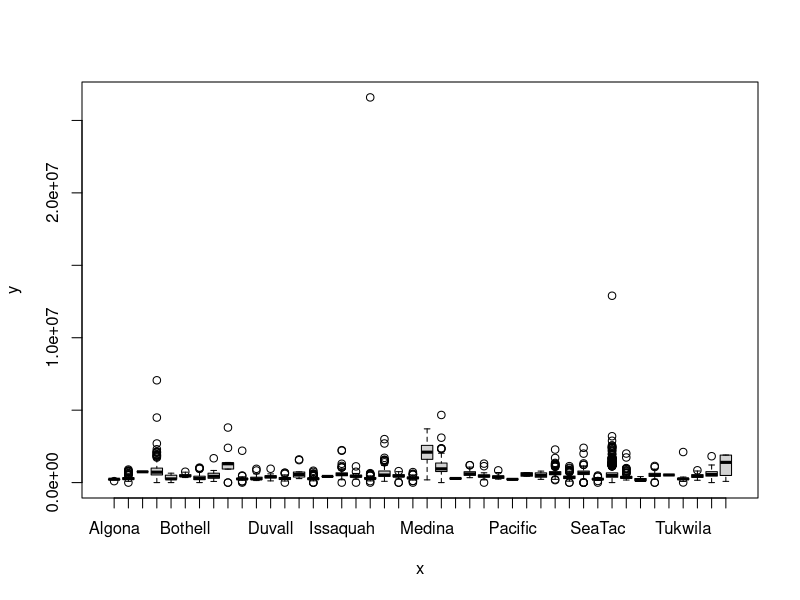

Write the R code that produced this figure. (Note: this script raises an error after producing the figure.)
## HEADER ####
## 2020-10-27
## C7081-Assessment

# set working directory
setwd("~/Google Drive/Harper/1 Statistical Analysis for Data Science/Asssesment/github-C7081/C7081-assessment")
# read in data
library(openxlsx)
data2 <- read.xlsx("housing_data_assessment.xlsx")
data <- read.xlsx("housing_data_assessment.xlsx")
data$city <- as.factor(data$city)
plot(data$city, data$price)

# remove outliers
outliers <- c(100, 2387, 2921)
data2 <- data2[-outliers, ]
# data preparation
data2 <- data2[ ,-11] # remove column 11 "city" as character variable
data2$condition <- as.factor(data2$condition) # make condition variable a factor
data2$renovated <- as.factor(data2$renovated)
data2$basement <- as.factor(data2$basement)

# log the response variable
data2$price <- log(data2$price)

# look if any values have price= 0, assign them to variable
zero_values <- which(data2$price == 0)
# remove these from the data set as house price cannot = 0
data2 <- data2[-zero_values, ]

barplot(data2$price, data2$renovated)

plot(data2$price, data2$renovated)
plot(data2$price, data2$basement)


# split into training and test data sets
set.seed(1)
train <- sample(c(TRUE, FALSE), nrow(data2), rep = TRUE)
test <- (!train)
training_set <- data2[train,]
testing_set <- data2[test,]

# fit linear model using least squares on training data
lm_model <- lm(price ~ ., 
               data = training_set)
# make predictions on test set
lm_pred <- predict(lm_model, testing_set) 
# calculate MSE
mean((testing_set[, "price"] - lm_pred)^2)
summary(lm_model)

# VIF scores for variables to detect any multicollinearity
library(car)
vif(lm_model)
# all the VIF scores are below 5 which suggests there are no cases of 
# multicollinearity and so all the variables can be included

# Diagnostic plots of the linear regression model
par(mfrow=c(2,2))
plot(lm_model)

# 1. Assumption of linear relationship holds true as horizontal line
# 2. Residuals follow line but there are some outliers potentially, 2921, 100
# 3. Variability of residuals increases as fitted values increase

# Breusch Pagen Test for homoscedasticity
bptest(lm_model) # p < 0.05 so reject null hypothesis, we have heteroscedasticity here

# 4. No points exceeding Cook's distance

par(mfrow=c(1,1))
hist(data2$price, breaks = 100)

# Fit a ridge regression, choose lambda by cross validation

library(glmnet)

set.seed(1)

x <- model.matrix(price ~ ., data = data2)[,-1]

y <- data2$price

cv.ridge <- cv.glmnet(x[train,], y[train], alpha = 0)

plot(cv.ridge)

best.lambda <- cv.ridge$lambda.min

best.lambda

# Report test error

ridge.mod <- glmnet(x[train, ], y[train], alpha = 0)

ridge.pred <- predict(ridge.mod, s = best.lambda,
                      newx = x[test,])

mean((ridge.pred - y[test])^2)

# Fit a lasso model on the training set, choose lambda by C-V

lasso.mod <- glmnet(x[train,], 
                    y[train], 
                    alpha = 1)
plot(lasso.mod)

set.seed(1)

cv.lasso <- cv.glmnet(x[train,], 
                      y[train],
                      alpha = 1)

plot(cv.lasso)

best.lamb <- cv.lasso$lambda.min

lasso.pred <- predict(lasso.mod, s = best.lamb, 
                      newx = x[test,])

# Report test error and number of non zero coefficients

mean((lasso.pred - y[test])^2)

out <- glmnet(x, y, alpha = 1)

lasso.coef <- predict(out, type = "coefficients", 
                      s = best.lamb)
lasso.coef

lasso.coef[lasso.coef!=0]

# Fit PCR Model on training data, M chosen by C-V

library(pls)

set.seed(2)

pcr.fit <- pcr(price ~ ., 
               data = house.train,
               scale = TRUE,
               validation = "CV")

summary(pcr.fit)

validationplot(pcr.fit, val.type = "MSEP") 
# shows the smallest C-V error is when M = 9 which is the same as just 
# performing least squares

names(pcr.fit)


# Report test error, and value of M selected

pcr.pred <- predict(pcr.fit, x[test,], ncomp = 9)

mean((pcr.pred - y[test])^2)

# Fit PLS Model to training data, C-V

pls.fit <- plsr(price ~ .,
                data = house.train,
                scale = TRUE,
                validation = "CV")

summary(pls.fit)

validationplot(pls.fit, val.type = "MSEP")

# Report test error, and value of M selected

pls.pred <- predict(pls.fit, x[test,], ncomp = 3)

mean((pls.pred - y[test])^2)

pls.fit <- plsr(price ~ ., data = data2, scale = TRUE, ncomp = 3)

summary(pls.fit)

# Best subset selection

library(leaps)

regsub.fit <- regsubsets(price ~ ., 
                         data = data2[train, ],
                         nvmax = 9)

test.matrix <- model.matrix(price ~ .,
                            data = data2[test,])

val.errors <- rep(NA, 9)
for(i in 1:9) {
  coefi <- coef(regsub.fit, id = i)
  pred <- test.matrix[ ,names(coefi)]%*%coefi
  val.errors[i]=mean((data2$price[test]-pred)^2)
}

val.errors

which.min(val.errors)

coef(regsub.fit, 7)

# create prediction formula 

predict.regsubsets <- function(object, newdata, id, ...){
  form <- as.formula(object$call[[2]])
  mat <- model.matrix(form, newdata)
  coefi <- coef(object, id=id)
  xvars <- names(coefi)
  mat[, xvars]%*%coefi
}

# Make use of full data set to obtain more accurate coef estimates

regfit.best <- regsubsets(price ~ ., 
                          data = data2, 
                          nvmax = 9)

coef(regfit.best, 7)

reg.summary <- summary(regfit.best)


# Choosing among models of different sizes using cross-validation

k <- 10
set.seed(1)
folds <- sample(1:k, nrow(data2), replace = TRUE)
cv.errors <- matrix(NA, k, 9, dimnames = list(NULL, paste(1:9)))

for(j in 1:k){
  best.fit <- regsubsets(price ~ ., 
                         data = data2[folds!=j,],
                         nvmax = 9)
  for (i in 1:9) {
    pred <- predict(best.fit, data2[folds==j,], id=i)
    cv.errors[j, i]=mean((data2$price[folds==j]-pred)^2)
  }
}

mean.cv.errors <- apply(cv.errors, 2, mean)
mean.cv.errors

plot(mean.cv.errors, type = "b")

# Cross validation also selects a seven variable model

# Plot graphs of RSS, adjr2, cp and BIC

which.max(reg.summary$adjr2)

which.min(reg.summary$cp)

which.min(reg.summary$bic)


par(mfrow=c(2,2))

plot(reg.summary$rss, 
     xlab="Number of Variables", 
     ylab="RSS",
     type = "l")

plot(reg.summary$adjr2,
     xlab = "Number of Variables",
     ylab = "Adjusted RSq",
     type = "l")

points(7, reg.summary$adjr2[7], col="red", cex=2, pch=20)

plot(reg.summary$cp, 
     xlab = "Number of Variables",
     ylab = "Cp",
     type = "l")

points(7, reg.summary$cp[7], # this is giving the coordinates of the point 
       # on the graph to plot, 10 on the x axis and the 10th value of the cp on
       # y axis
       col = "red",
       cex = 2,
       pch = 20)

plot(reg.summary$bic, 
     xlab = "Number of Variables",
     ylab = "BIC",
     type = "l")

points(5, reg.summary$bic[5],
       col = "red",
       cex = 2,
       pch = 20)

# Forward and Backward Stepwise Selection

regfit.fwd <- regsubsets(price ~ ., 
                         data = data2, 
                         nvmax = 9,
                         method = "forward")

summary(regfit.fwd)

regfit.bwd <- regsubsets(price ~ ., 
                         data = data2, 
                         nvmax = 9, 
                         method = "backward")

summary(regfit.bwd)

# testing non linear regression

poly_10 <- lm(price ~ poly(sqft_living, degree = 10), 
             data = data2)

coef(summary(poly_10))

# interactions between variables

summary(lm(formula = price ~ sqft_living + yr_built * bed + yr_built:condition),
        data = data2)
